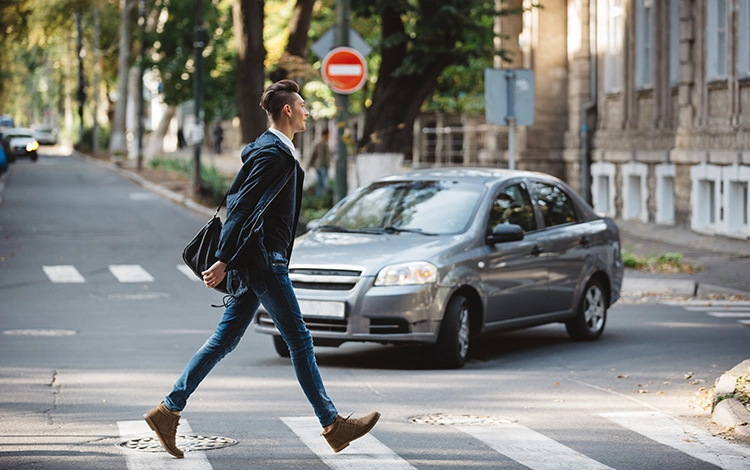
#> input picture Alistirmalar_3/yaya.jpg, 750 x 470 px
$ python yaya_tespiti_resim.py
#> lines starting #> are read from the running program, lines starting #| are printed output that depends on the picture; after the words box and inside, x2 and y2 are one past the last pixel; in counts of white or black regions, pixels touching at a corner belong together
import cv2
import imutils

img=cv2.imread("yaya.jpg") # resmi okuduk
#> img is the input picture: shape (470, 750, 3); mean B, G, R 125.1, 128.9, 128.2

img=imutils.resize(img,250)# resmi tekrardan boyutlandirdik
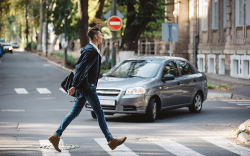
#> img: shape (156, 250, 3); mean B, G, R 125.1, 128.9, 128.2


hog=cv2.HOGDescriptor() # bu fonskiyonu hog degiskenine atadik
hog.setSVMDetector(cv2.HOGDescriptor_getDefaultPeopleDetector())#yaya algilama islemini bu degiskene. uyguladik

(korninat,a)=hog.detectMultiScale(img,winStride=(4,4),padding=(8,8),scale=1.05)#yayalarin koordinatlarini aldik
#> korninat = [[55, 14, 67, 134]]; a = [0.379]

print(korninat)
#| [[ 55  14  67 134]]


for (x,y,w,h) in korninat:# bulunan koordinatlara dikdortgen cizdik
    cv2.rectangle(img,(x,y),(x+w,y+h),(0,0,255),2)
#> this loop made 1 pass
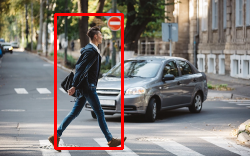
#> img: shape (156, 250, 3); 3.08% of pixels changed, all inside (x1, y1, x2, y2) = (54, 13, 124, 150)


cv2.imshow("img",img)
cv2.waitKey(0)
cv2.destroyAllWindows()
